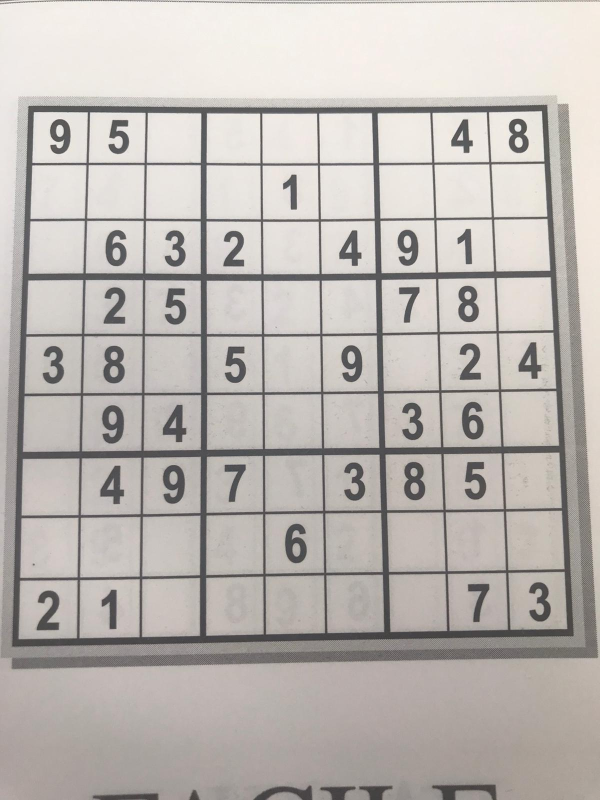
#> input picture exemples/WhatsApp Image 2019-11-18 at 10.00.38.jpg, 1200 x 1600 px (shown at 1/2 size)
$ python -i Reconnaissance_image.py   (imports and definitions only)
#> lines starting #> are read from the running program, lines starting #| are printed output that depends on the picture; after the words box and inside, x2 and y2 are one past the last pixel; in counts of white or black regions, pixels touching at a corner belong together
import cv2
import operator
import numpy as np
from matplotlib import pyplot as plt

# [14 lines left out: functions affiche_image, affiche_chiffres, not called in this run]


def pre_traitement(image,dilatation = True):
    """On utilise un flou gaussien, un seuil adaptif et une dilatation
     pour expliciter au mieux les informations de l'image"""
    #On effectue un flou gaussien
    res = cv2.GaussianBlur(image.copy(),(9,9),0)

    #On utilise un seuil adaptatif pour contraster l'image, ce seuil dépends des 11 pixels les plus proches
    res = cv2.adaptiveThreshold(res, 255, cv2.ADAPTIVE_THRESH_GAUSSIAN_C, cv2.THRESH_BINARY, 11, 2)

    #On inverse les couleurs pour appliquer la dilatation
    res = cv2.bitwise_not(res,res)

    #On dilate l'image
    if dilatation:
        kernel = np.array([[0., 1., 0.], [1., 1., 1.], [0., 1., 0.]], np.uint8)
        res = cv2.dilate(res, kernel)
    return res

def trouve_coins_polygone_max(img):
    """Trouve les 4 coins du contour le plus large de l'image, donc ici les 4 coins de la grille"""
    contours , _ = cv2.findContours(img.copy(), cv2.RETR_EXTERNAL, cv2.CHAIN_APPROX_SIMPLE) #Trouve les contours
    contours = sorted(contours, key = cv2.contourArea, reverse = True) #On trie les contours par aires décroissante
    polygone = contours[0] #On récupère le polygone le plus spacieux

    #Pour trouver les coordonnées des coins, on peut procéder comme suit :
    #Coin en bas à droite (x,y) on maximie x+y
    #Coin en haut à gauche (x,y) on minimise x+y
    #Coin en bas à gauche (x,y) on minimise x-y
    #Coin en haut à gauche (x,y) on maximise x+y

    bas_droit , _ = max(enumerate([pt[0][0] + pt[0][1] for pt in polygone]), key=operator.itemgetter(1))
    haut_gauche , _ = min(enumerate([pt[0][0] + pt[0][1] for pt in polygone]), key=operator.itemgetter(1))
    bas_gauche , _ = min(enumerate([pt[0][0] - pt[0][1] for pt in polygone]), key=operator.itemgetter(1))
    haut_droit , _ = max(enumerate([pt[0][0] - pt[0][1] for pt in polygone]), key=operator.itemgetter(1))

    #On a utilisé key = operator.itemgetter pour retrouver les indices correspondants

    return [polygone[haut_gauche][0], polygone[haut_droit][0], polygone[bas_droit][0], polygone[bas_gauche][0]]

def distance_entre(p1,p2):
    """Retourne la distance entre les points p1 et p2"""
    a = p2[0] - p1[0]
    b = p2[1] - p1[1]
    return np.sqrt((a**2) + (b**2))

def redimensionne(image, rect_coord):
    """Redimensionne une image rectangulaire en une image carrée de taille similaire"""
    #On décrit le rectangle par ses coins
    haut_gauche, haut_droit, bas_droit, bas_gauche = rect_coord[0], rect_coord[1], rect_coord[2], rect_coord[3]

    rect = np.array([haut_gauche, haut_droit, bas_droit, bas_gauche], dtype='float32') #on force le typage pour les fonctions qui suivents

    #On sélectionne le coté le plus long
    cote = max([distance_entre(bas_droit, haut_droit), distance_entre(haut_gauche, bas_gauche), distance_entre(bas_droit, bas_gauche), distance_entre(haut_gauche, haut_droit)])

    #On donne les coordonnées du carré
    carre = np.array([[0,0], [cote-1,0], [cote-1, cote-1], [0, cote-1]], dtype='float32')

    #On trouve le rapport de déformation de l'image
    r = cv2.getPerspectiveTransform(rect,carre)

    #On effectue la transformation
    return cv2.warpPerspective(image, r, (int(cote), int(cote)))

def creation_grille(image):
    """Crée une grille de 81 cases à partir d'une image carrée (renvoie les coordonnées)"""
    grille= []
    cote = image.shape[:1]
    cote = cote[0]/9
    #On échange les rôles de i et j pour ranger les rectangles ligne par ligne
    for j in range(9):
        for i in range(9):
            p1 = (i * cote, j * cote) #Coin haut gauche
            p2 = ((i+1) * cote, (j+1) * cote) #Coin bas droit
            grille.append((p1,p2))
    return grille

def coupe_rect(img,rect):
    """Coupe un rectangle dans l'image à partir du coin haut gauche et du coin bas droit"""
    return img[int(rect[0][1]):int(rect[1][1]), int(rect[0][0]):int(rect[1][0])]

def echelonne_centre(img, taille, marge = 0, fond = 0):
    """echelonne et centre une image sur un nouveau fond carré"""
    h,l = img.shape[:2]

    def centrage(longueur):
        if longueur % 2 == 0:
            cote1 = int((taille-longueur)/2)
            cote2 = cote1
        else:
            cote1 = int((taille-longueur)/2)
            cote2 = cote1 + 1
        return cote1, cote2

    def echelonne(r,x):
        return int(r*x)

    if h > l :
        dessus = int(marge/2)
        dessous = dessus
        ratio = taille/h
        h,l = echelonne(ratio,h), echelonne(ratio,l)
        gauche, droite = centrage(l)
    else:
        gauche = int(marge/2)
        droite = gauche
        ratio = taille/l
        h,l = echelonne(ratio,h), echelonne(ratio,l)
        dessus, dessous = centrage(h)

    img = cv2.resize(img, (l,h))
    img = cv2.copyMakeBorder(img, dessus, dessous, gauche, droite, cv2.BORDER_CONSTANT, None, fond)
    return cv2.resize(img, (taille, taille))

def trouve_plus_gros_bloc(inp_img, scan_haut_gauche=None, scan_bas_droit=None):
    """ Trouve la structure la plus grosse dans l'image, la colorie en blanc et colorie le reste en noir"""
    img = inp_img.copy()
    hauteur, largeur = img.shape[:2]

    aire_max = 0
    seed_point = (None,None)

    if scan_haut_gauche==None:
        scan_haut_gauche=[0,0]

    if scan_bas_droit==None:
        scan_bas_droit=[largeur, hauteur]

    #On boucle à travers l'image
    for x in range(scan_haut_gauche[0], scan_bas_droit[0]):
        for y in range(scan_haut_gauche[1], scan_bas_droit[1]):
            if img.item(y,x) == 255 and x < largeur and y < hauteur:
                aire = cv2.floodFill(img, None, (x, y), 64)
                if aire[0] > aire_max:
                    aire_max = aire[0]
                    seed_point = (x,y)

    #Coloriage en gris
    for x in range(largeur):
    		for y in range(hauteur):
			    if img.item(y, x) == 255 and x < largeur and y < hauteur:
				    cv2.floodFill(img, None, (x, y), 64)

    masque = np.zeros((hauteur + 2, largeur + 2), np.uint8) #Masque qui est 2 pixel plus grand

    #On trouve le plus gros bloc
    if all([p is not None for p in seed_point]):
        cv2.floodFill(img, masque, seed_point, 255)

    dessus, dessous, gauche, droite = hauteur, 0, largeur, 0

    for x in range(largeur):
        for y in range(hauteur):
            if img.item(y,x) == 64:
                cv2.floodFill(img, masque, (x, y), 0)

            if img.item(y,x) == 255:
                dessus = y if y < dessus else dessus
                dessous = y if y > dessous else dessous
                gauche = x if x < gauche else gauche
                droite = x if x > droite else droite

    boite = [[gauche,dessus], [droite, dessous]]
    return img,np.array(boite, dtype='float32'), seed_point

def extraction_chiffre(img,rect,taille):
    """Exrait un chiffre  (si il y en a un) d'une grille de Sudoku"""
    chiffre = coupe_rect(img,rect) #On extrait l'image de la case
    h,l = chiffre.shape[:2]
    marge = int(np.mean([h,l])/2.5)
    _, boite, seed, = trouve_plus_gros_bloc(chiffre, [marge, marge], [l-marge, h-marge])
    chiffre = coupe_rect(chiffre, boite)

    l = boite[1][0] - boite[0][0]
    h = boite[1][1] - boite[0][1]

    if l > 0 and h > 0 and (l*h) > 100 and len(chiffre) > 0:
        return echelonne_centre(chiffre, taille, 4)
    else:
        return np.zeros((taille,taille), np.uint8)

def obtention_chiffres(img,carres,taille):
    """Extrait chaque chiffre de leur case pour construire un tableau"""
    chiffres=[]
    img = pre_traitement(img.copy(),dilatation=False)
    for carre in carres:
        chiffres.append(extraction_chiffre(img,carre,taille))
    return chiffres

def contraste_max(chiffres):
    """Prend chaque élément du tableau donné par obtention_chiffres et remplace les pixels exclusivement par du noir ou du blanc"""
    for i in range(len(chiffres)):
        for j in range(len(chiffres[0])):
            for k in range(len(chiffres[0][0])):
                if chiffres[i][j][k] > 50:
                    chiffres[i][j][k] = 255
                else:
                    chiffres[i][j][k] = 0
    return chiffres

def grille_extraite(path):
    original = cv2.imread(path, cv2.IMREAD_GRAYSCALE)
    traitee = pre_traitement(original)
#> in pre_traitement, `res = cv2.adaptiveThreshold(res, 255, cv2.ADAPTIVE_THRESH_GAUSSIAN_C, ..`:
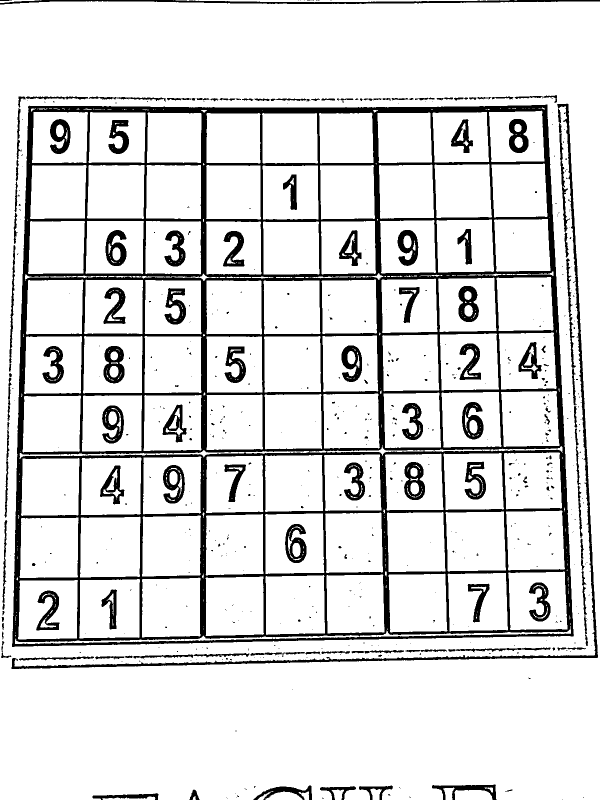
#> res: shape (1600, 1200) (shown at 1/2 size); 87% white; 596 black regions (462 under 20 px), largest, box (x1, y1, x2, y2) and area: (24, 209, 1148, 1294) 155073, (23, 207, 1196, 1338) 13110, (0, 0, 1200, 9) 4295
#> in pre_traitement, `res = cv2.dilate(res, kernel)`:
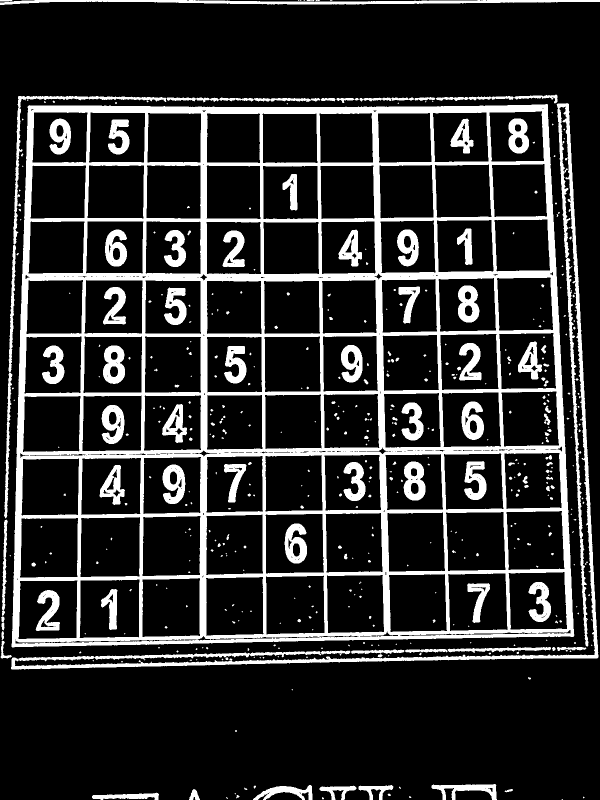
#> res: shape (1600, 1200) (shown at 1/2 size); 17.3% white; 465 white regions (287 under 20 px)
    coins = trouve_coins_polygone_max(traitee)
#> in trouve_coins_polygone_max, `contours , _ = cv2.findContours(img.copy(), cv2.RETR_EXTERNAL, cv2.CHA..`: contours = 147 contours, 118 with area under 20; largest, box (x1, y1, x2, y2) and area: (23, 208, 1149, 1295) 1158486, (22, 206, 1197, 1339) 22656, (8, 192, 333, 1037) 5143, (0, 0, 1200, 10) 5046, (863, 1568, 994, 1600) 1718
#> in trouve_coins_polygone_max, `polygone = contours[0]`: polygone = contour of 600 points, box (x1, y1, x2, y2) (23, 208, 1149, 1295), area 1158486
#> in trouve_coins_polygone_max, `bas_droit , _ = max(enumerate([pt[0][0] + pt[0][1] for pt in polygone]..`: bas_droit = 448
#> in trouve_coins_polygone_max, `haut_gauche , _ = min(enumerate([pt[0][0] + pt[0][1] for pt in polygon..`: haut_gauche = 106
#> in trouve_coins_polygone_max, `bas_gauche , _ = min(enumerate([pt[0][0] - pt[0][1] for pt in polygone..`: bas_gauche = 288
#> in trouve_coins_polygone_max, `haut_droit , _ = max(enumerate([pt[0][0] - pt[0][1] for pt in polygone..`: haut_droit = 598
#> coins = [[57, 211], [1095, 209], [1146, 1273], [23, 1293]]
    rognee = redimensionne(original,coins)
#> in redimensionne, `haut_gauche, haut_droit, bas_droit, bas_gauche = rect_coord[0], rect_c..`: haut_gauche = [57, 211]; haut_droit = [1095, 209]; bas_droit = [1146, 1273]; bas_gauche = [23, 1293]
#> in redimensionne, `rect = np.array([haut_gauche, haut_droit, bas_droit, bas_gauche], dtyp..`: rect = [[57, 211], [1095, 209], [1146, 1273], [23, 1293]]
#> in distance_entre, `a = p2[0] - p1[0]`: a = -51
#> in distance_entre, `b = p2[1] - p1[1]`: b = -1064
#> in redimensionne, `cote = max([distance_entre(bas_droit, haut_droit), distance_entre(haut..`: cote = 1123.2
#> in redimensionne, `carre = np.array([[0,0], [cote-1,0], [cote-1, cote-1], [0, cote-1]], d..`: carre = [[0, 0], [1122.2, 0], [1122.2, 1122.2], [0, 1122.2]]
#> in redimensionne, `r = cv2.getPerspectiveTransform(rect,carre)`: r = [[1.08, 0.034, -68.79], [0.0022, 1.14, -240.7], [-1.48e-05, 7.72e-05, 1]]
#> in redimensionne, `return cv2.warpPerspective(image, r, (int(cote), int(cote)))`:
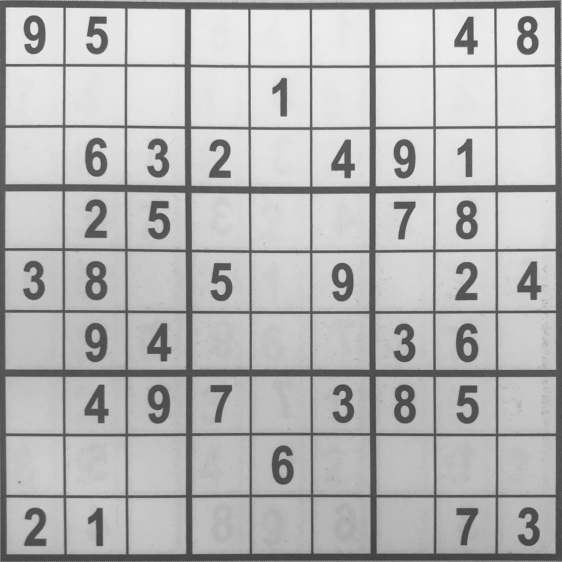
#> returned value: shape (1123, 1123) (shown at 1/2 size); min 55, max 249, mean 181.5
    carres = creation_grille(rognee)
#> carres = 81 items
    chiffres = obtention_chiffres(rognee, carres, 28) #28 pour avoir un bonne taille pour la reconnaissance de chiffres
#> call 2 of pre_traitement, with dilatation = False
#> in pre_traitement (call 2), `res = cv2.adaptiveThreshold(res, 255, cv2.ADAPTIVE_THRESH_GAUSSIAN_C, ..`:
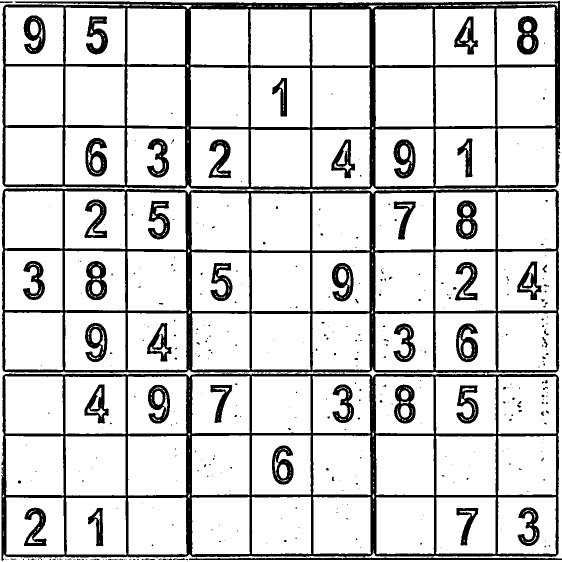
#> res: shape (1123, 1123) (shown at 1/2 size); 83.1% white; 404 black regions (330 under 20 px), largest, box (x1, y1, x2, y2) and area: (3, 376, 1119, 1122) 93502, (4, 1, 1121, 380) 54751, (378, 1115, 1123, 1120) 2890
#> the loop in obtention_chiffres, `for carre in carres:` made 81 passes
#> carre on passes 37 to 44: ((0, 499.1), (124.8, 623.9)), ((124.8, 499.1), (249.6, 623.9)), ((249.6, 499.1), (374.3, 623.9)), ((374.3, 499.1), (499.1, 623.9)), ((499.1, 499.1), (623.9, 623.9)), ((623.9, 499.1), (748.7, 623.9)), ((748.7, 499.1), (873.4, 623.9)), ((873.4, 499.1), (998.2, 623.9))
#> pass 1, in extraction_chiffre, `chiffre = coupe_rect(chiffre, boite)`:
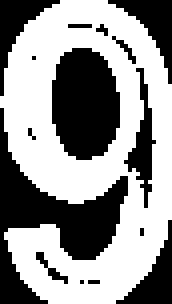
#> chiffre: shape (76, 43) (shown 4 times larger); 57.7% white; 15 black regions (9 under 20 px), largest, box (x1, y1, x2, y2) and area: (0, 27, 32, 76) 510, (13, 12, 30, 40) 385, (27, 0, 43, 21) 118, (0, 0, 15, 24) 111, (29, 55, 43, 76) 110, (31, 17, 39, 52) 99
#> pass 1, in echelonne_centre, `img = cv2.copyMakeBorder(img, dessus, dessous, gauche, droite, cv2.BOR..`:
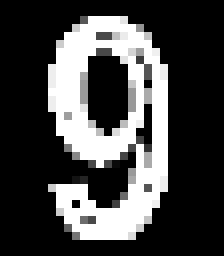
#> img: shape (32, 28) (shown 8 times larger); min 0, max 255, mean 69.5
#> pass 2, in extraction_chiffre (call 2), `chiffre = coupe_rect(img,rect) #On extrait l'image de la case`:
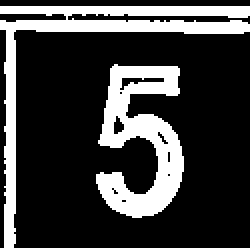
#> chiffre: shape (124, 125) (shown 2 times larger); 23.8% white; 2 white regions, box (x1, y1, x2, y2) and area: (0, 3, 125, 124) 1893, (48, 32, 92, 109) 1795
    chiffres = contraste_max(chiffres)
#> the loop in contraste_max, `for i in range(len(chiffres)):` made 81 passes
    return chiffres

# [9 lines left out: function is_empty, not called in this run]

>>> result = grille_extraite('../exemples/WhatsApp Image 2019-11-18 at 10.00.38.jpg')

$ run again, on exemples/WhatsApp Image 2019-11-18 at 11.21.55.jpg
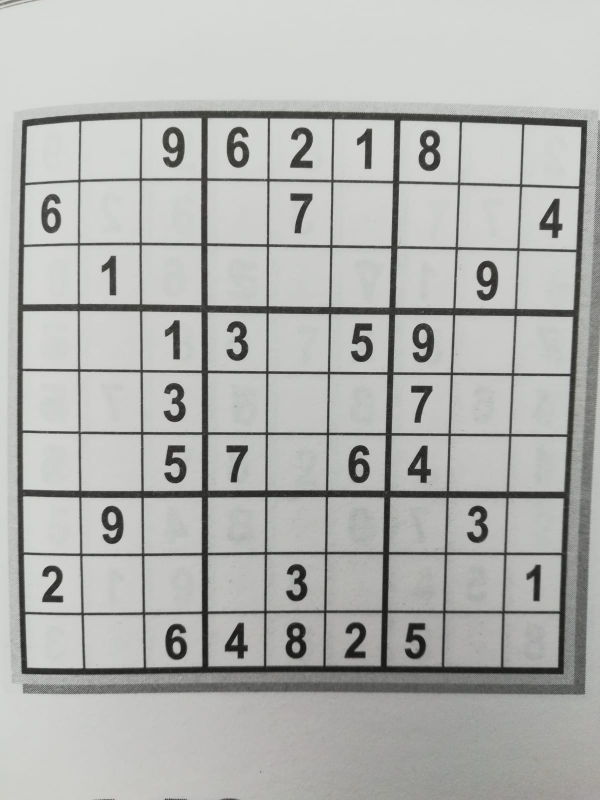
#> input picture exemples/WhatsApp Image 2019-11-18 at 11.21.55.jpg, 1200 x 1599 px (shown at 1/2 size)
#> in pre_traitement, `res = cv2.dilate(res, kernel)`:
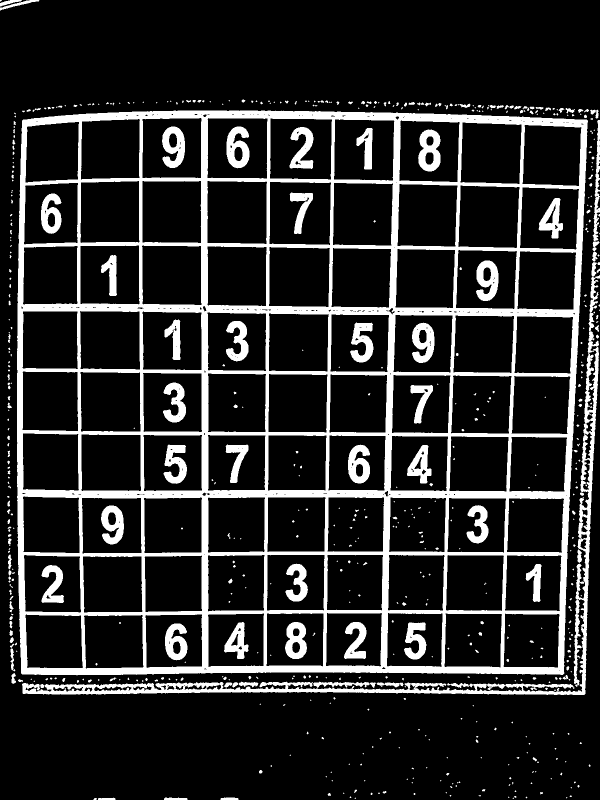
#> res: shape (1599, 1200) (shown at 1/2 size); 16.1% white; 611 white regions (413 under 20 px)
#> contours = 451 contours, 363 with area under 20; largest, box (x1, y1, x2, y2) and area: (34, 221, 1176, 1351) 1245462, (44, 524, 1200, 1390) 29422, (1185, 240, 1200, 482) 1254, (0, 0, 79, 21) 310, (753, 1365, 807, 1375) 246
#> polygone = contour of 748 points, box (x1, y1, x2, y2) (34, 221, 1176, 1351), area 1245462
#> in trouve_coins_polygone_max, `bas_droit , _ = max(enumerate([pt[0][0] + pt[0][1] for pt in polygone]..`: bas_droit = 384
#> in trouve_coins_polygone_max, `haut_gauche , _ = min(enumerate([pt[0][0] + pt[0][1] for pt in polygon..`: haut_gauche = 47
#> in trouve_coins_polygone_max, `bas_gauche , _ = min(enumerate([pt[0][0] - pt[0][1] for pt in polygone..`: bas_gauche = 220
#> in trouve_coins_polygone_max, `haut_droit , _ = max(enumerate([pt[0][0] - pt[0][1] for pt in polygone..`: haut_droit = 618
#> coins = [[46, 239], [1175, 241], [1125, 1349], [42, 1346]]
#> in redimensionne, `haut_gauche, haut_droit, bas_droit, bas_gauche = rect_coord[0], rect_c..`: haut_gauche = [46, 239]; haut_droit = [1175, 241]; bas_droit = [1125, 1349]; bas_gauche = [42, 1346]
#> rect = [[46, 239], [1175, 241], [1125, 1349], [42, 1346]]
#> a = 50
#> b = -1108
#> in redimensionne, `cote = max([distance_entre(bas_droit, haut_droit), distance_entre(haut..`: cote = 1129
#> in redimensionne, `carre = np.array([[0,0], [cote-1,0], [cote-1, cote-1], [0, cote-1]], d..`: carre = [[0, 0], [1128, 0], [1128, 1128], [0, 1128]]
#> r = [[0.991, 0.00358, -46.46], [-0.00172, 0.969, -231.5], [9.59e-07, -3.64e-05, 1]]
#> carres = 81 items
#> the loop in obtention_chiffres, `for carre in carres:` made 81 passes
#> carre on passes 38 to 45: ((125.4, 501.8), (250.9, 627.2)), ((250.9, 501.8), (376.3, 627.2)), ((376.3, 501.8), (501.8, 627.2)), ((501.8, 501.8), (627.2, 627.2)), ((627.2, 501.8), (752.7, 627.2)), ((752.7, 501.8), (878.1, 627.2)), ((878.1, 501.8), (1003.6, 627.2)), ((1003.6, 501.8), (1129, 627.2))
#> pass 3, in extraction_chiffre (call 3), `chiffre = coupe_rect(chiffre, boite)`:
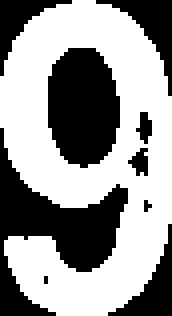
#> chiffre: shape (79, 43) (shown 4 times larger); 59% white; 9 black regions (2 under 20 px), largest, box (x1, y1, x2, y2) and area: (0, 32, 32, 79) 544, (12, 12, 30, 42) 433, (24, 0, 43, 24) 137
#> the loop in contraste_max, `for i in range(len(chiffres)):` made 81 passes
